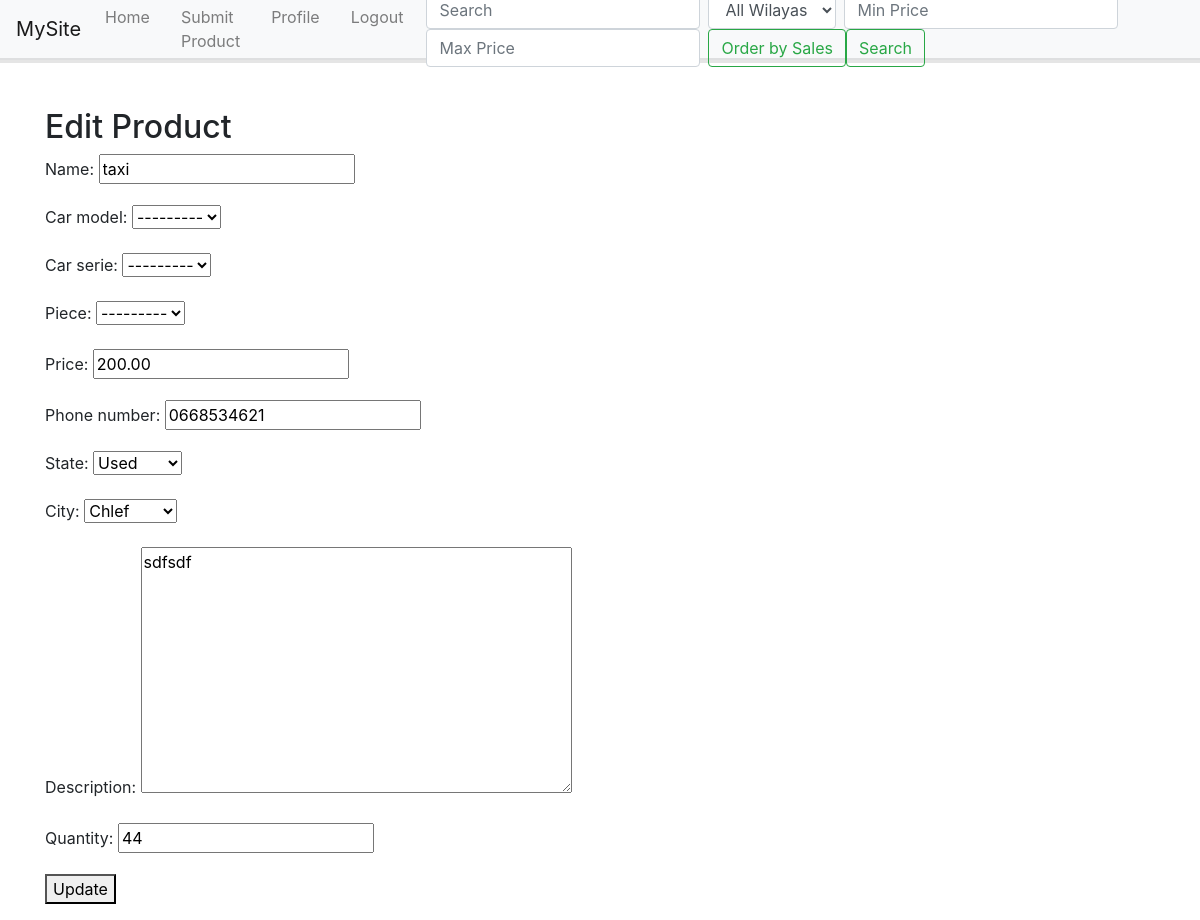
Before: /users/edit/1/ with the older database file.
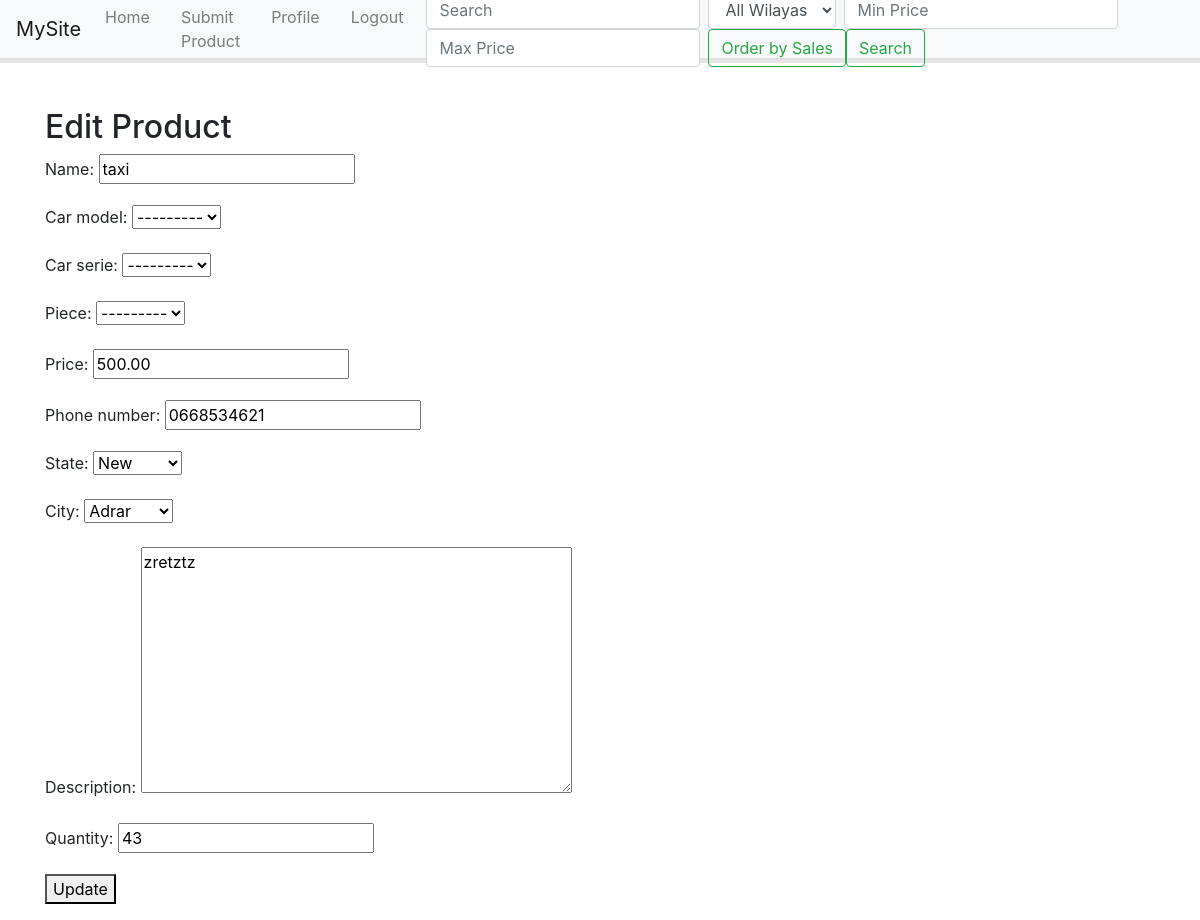
After: the same page with the newer database file.
### users/models.py (models this page shows, shortened)
class Product(models.Model):
    user = models.ForeignKey("custom_user", on_delete=models.CASCADE)
    name = models.CharField(max_length=255)
    car_model = models.CharField(max_length=255)
    car_serie = models.CharField(max_length=255)
    piece = models.CharField(max_length=255)
    price = models.DecimalField(max_digits=10, decimal_places=2)
    phone_number = models.CharField(max_length=15)
    STATE_CHOICES = [
        ('new', 'New'),
        ('used', 'Used'),
    ]
    state = models.CharField(max_length=4, choices=STATE_CHOICES)
    city = models.ForeignKey(Wilaya, on_delete=models.CASCADE)
    description = models.TextField(blank=True, null=True)
    created_at = models.DateTimeField(auto_now_add=True)
    quantity = models.PositiveIntegerField(default=0)
    sales = models.PositiveIntegerField(default=0)
    total_rating = models.PositiveIntegerField(default=0)
    rating_count = models.PositiveIntegerField(default=0)

class Wilaya(models.Model):
    name = models.CharField(max_length=100)
    def __str__(self):
        return self.name

### users/views.py (the view)
# urls.py: path('edit/<int:product_id>/', views.edit_product, name='edit_product'),
def edit_product(request, product_id):
    product = get_object_or_404(Product, pk=product_id)
    if request.method == 'POST':
        form = ProductForm(request.POST, instance=product)
        if form.is_valid():
            form.save()
            return redirect('profile')  # Redirect to profile page after editing
    else:
        form = ProductForm(instance=product)
    return render(request, 'users/edit_product.html', {'form': form, 'product': product})

### users/forms.py
class ProductForm(forms.ModelForm):
     car_model = forms.ModelChoiceField(queryset=car_model.objects.all(), widget=forms.Select())
     car_serie = forms.ModelChoiceField(queryset=car_serie.objects.all(), widget=forms.Select())
     piece = forms.ModelChoiceField(queryset=piece.objects.all(), widget=forms.Select())
     class Meta:
        model = Product
        fields = ['name', 'car_model','car_serie','piece','price', 'phone_number', 'state', 'city', 'description', 'quantity']
        widgets = {
            'city': forms.Select(),
        }

### users/templates/users/edit_product.html (shortened to what this page needs)
{% extends "users/layout.html" %}
{% block content %}
<h2>Edit Product</h2>
<form method="post">
    {{ form.as_p }}
    <button type="submit">Update</button>
</form>
{% endblock %}

Changed rows visible on the page:
changed Product "taxi": price "200.00" → "500.00"; state "Used" → "New"; city "Chlef" → "Adrar"; description "sdfsdf" → "zretztz"; quantity "44" → "43"
